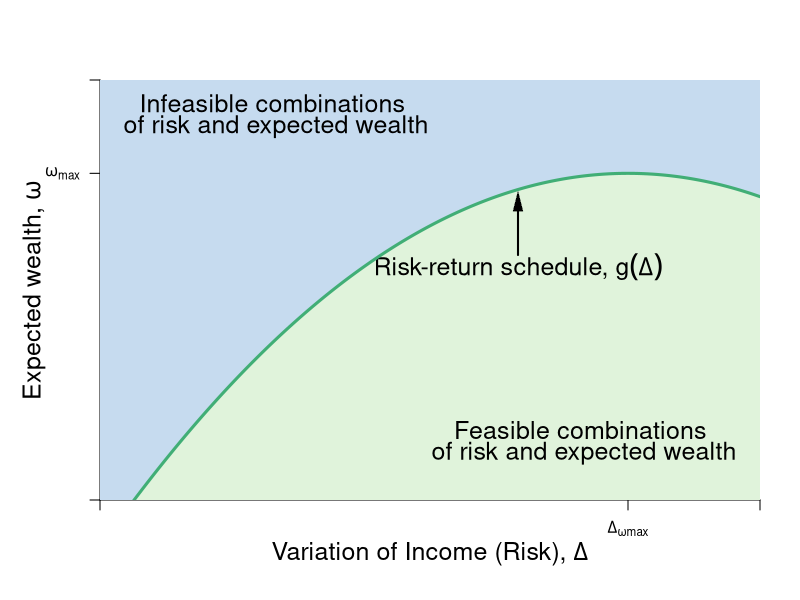

Source code (R):
require(ggplot2)
require(shape)
pdf(file = "risk/risk_return_shaded.pdf", width = 9, height = 7)

#Set parameters for graphics
axislabelsize <- 1.5
labelsize <- 1.2
graphlinewidth <- 3
segmentlinewidth <- 2

COL <- c("#7fc97f", "#beaed4", "#fdc086", "#ffff99", "#386cb0", "#f0027f", "#bf5b17", "#666666")
COLA <- c("#e0f3db", "#99d8c9","#66c2a4","#41ae76", "#238b45", "#005824")
COLB <- c("#c6dbef", "#4eb3d3", "#2b8cbe", "#0868ac","#084081")
COLC <- c("#fcfbfd", "#efedf5", "#dadaeb", "#bcbddc", "#9e9ac8", "#807dba", "#6a51a3", "#54278f", "#3f007d")

par(mar =  c(5, 5, 4, 2))
xlims <- c(0, 15)
ylims <- c(0, 18)

riskreturn <- function(g, int1 = 14, int2 = 4, coeff = 1/3){
  int1 - (int2 - (coeff)*g)^2
}

indiffA <- function(g, intercept = 5.6, slope = 0.125){
  intercept  + slope*g^2
}


#Plot command 
plot(0, 0, xlim = xlims, ylim = ylims, 
     type = "n",
     xlab = expression(paste("")),
     ylab = expression(paste("")), 
     axes = FALSE,
     # xlab = expression(paste("Bob's Payoff, ", u^B)),
     # ylab = expression(paste("Alfredo's Payoff, ", u^A)),
     #xaxt = "n", 
     #yaxt = "n", 
     cex.lab = axislabelsize, 
     bty = "n", 
     xaxs="i", 
     yaxs="i"
)


#Customize ticks and labels for the plot
# ticksy <- seq(ylims[1], ylims[2], 3)
# ylabels <- seq(ylims[1], ylims[2], 3)
# ticksx <- seq(xlims[1], xlims[2], 5)
# xlabels <- seq(xlims[1], xlims[2], 5)
ticksy <- c(0,  riskreturn(g = 12) ,ylims[2])
ylabels <- c(NA, expression(paste(omega[max])), NA)
ticksx <- c(0,  12, xlims[2])
xlabels <- c(NA, expression(paste(Delta[omega*max])), NA)
axis(1, at = ticksx, pos = 0, labels = xlabels)
axis(2, at = ticksy, pos = 0, labels = ylabels, las = 1)
mtext(expression(paste("Variation of Income (Risk), ", Delta)), side=1, line = 2.5, cex = axislabelsize)
text(xlims[1] - 1.5, ylims[2] - 0.5*(ylims[2] - ylims[1]), expression(paste("Expected wealth, ", omega)), xpd = TRUE, cex = axislabelsize, srt = 90) 


#Draw the polygon for shading the utility areas
xpoly1 <- seq(from = xlims[1], to = xlims[2], length.out = 500)
ypoly1 <- riskreturn(xpoly1)
polygon(x = c(xlims[2], xlims[2], rev(xpoly1), 0),
        y = c(ylims[2], 0, rev(ypoly1), ylims[2]),
        col=COLB[1], density=NULL, border = NA)

xpoly2 <- seq(from = 3*(4 - sqrt(14)), to = xlims[2], length.out = 500)
ypoly2 <- riskreturn(xpoly2)
polygon(x = c(xpoly2[1], xlims[2], rev(xpoly2)),
        y = c(ylims[1], ylims[1], rev(ypoly2)),
        col=COLA[1], density=NULL, border = NA)


text(9.5, 10, expression(paste("Risk-return schedule, ", omega = g(Delta) )), cex = axislabelsize)
Arrows(9.5, 10.5, 9.5, 12.8, col = "black", lty = 1, lwd = 2, arr.type = "triangle", arr.lwd = 0.5)

text(11, 3, expression(paste("Feasible combinations ")), cex = axislabelsize)
text(11, 2, expression(paste("of risk and expected wealth")), cex = axislabelsize)

text(4, 17, expression(paste("Infeasible combinations ")), cex = axislabelsize)
text(4, 16, expression(paste("of risk and expected wealth")), cex = axislabelsize)

npts <- 500 
xx1 <- seq(xlims[1], xlims[2], length.out = npts)
lines(xx1, riskreturn(xx1), col = COLA[4], lwd = graphlinewidth, lty = 1)
#lines(xx1, indiffA(xx1, intercept = 5.6), col = COLB[4], lwd = graphlinewidth, lty = 1)


#Add points a, b, c and c
#points(5.6, 9.5, pch = 16, col = "black", cex = 1.5)



dev.off()
